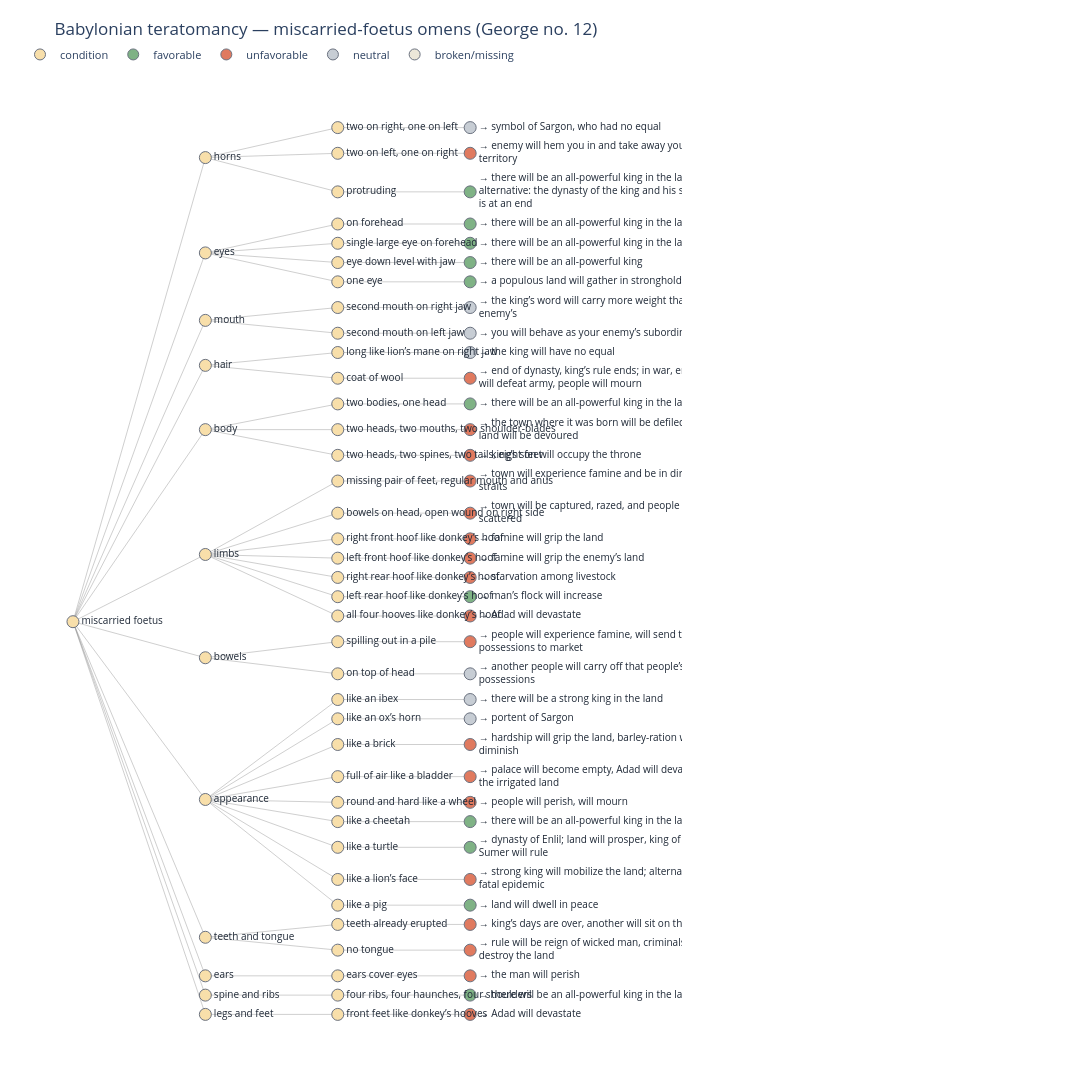

The cell this chart's notebook holds for it:
### Code cell
# No. 12 — the miscarried-foetus tree: the DIRECT parallel to the Ugaritic sheep omens
Gf = build_omen_graph(foet["omen"], "miscarried foetus")
plot_interactive_tree(Gf, "Babylonian teratomancy — miscarried-foetus omens (George no. 12)")

### Figure 1 — Plotly figure (JSON) as saved in the notebook; plotly's stock layout.template omitted (floating-point values rounded to 4 significant figures; data arrays with more than 128 entries replaced by an {"elided": "..."} marker saying what was removed)
{"data": [{"hoverinfo": "skip", "line": {"color": "rgba(150,150,150,0.45)", "width": 1}, "mode": "lines", "showlegend": false, "type": "scatter", "x": {"elided": "258 int values"}, "y": {"elided": "258 float values"}}, {"hovertemplate": "%{hovertext}<extra></extra>", "hovertext": ["miscarried foetus", "horns", "two on right, one on left", "→ symbol of Sargon, who had no equal", "two on left, one on right", "→ enemy will hem you in and take away your territory", "protruding", "→ there will be an all-powerful king in the land; alternative: the dynasty of the king and his sons is at an end", "eyes", "on forehead", "→ there will be an all-powerful king in the land", "single large eye on forehead", "→ there will be an all-powerful king in the land", "eye down level with jaw", "→ there will be an all-powerful king", "one eye", "→ a populous land will gather in strongholds", "mouth", "second mouth on right jaw", "→ the king’s word will carry more weight than his enemy’s", "second mouth on left jaw", "→ you will behave as your enemy’s subordinate", "hair", "long like lion’s mane on right jaw", "→ the king will have no equal", "coat of wool", "→ end of dynasty, king’s rule ends; in war, enemy will defeat army, people will mourn", "body", "two bodies, one head", "→ there will be an all-powerful king in the land", "two heads, two mouths, two shoulder-blades", "→ the town where it was born will be defiled, the land will be devoured", "two heads, two spines, two tails, eight feet", "→ king’s son will occupy the throne", "limbs", "missing pair of feet, regular mouth and anus", "→ town will experience famine and be in dire straits", "bowels on head, open wound on right side", "→ town will be captured, razed, and people scattered", "right front hoof like donkey’s hoof", "→ famine will grip the land", "left front hoof like donkey’s hoof", "→ famine will grip the enemy’s land", "right rear hoof like donkey’s hoof", "→ starvation among livestock", "left rear hoof like donkey’s hoof", "→ man’s flock will increase", "all four hooves like donkey’s hoof", "→ Adad will devastate", "bowels", "spilling out in a pile", "→ people will experience famine, will send their possessions to market", "on top of head", "→ another people will carry off that people’s possessions", "appearance", "like an ibex", "→ there will be a strong king in the land", "like an ox’s horn", "→ portent of Sargon", "like a brick", "→ hardship will grip the land, barley-ration will diminish", "full of air like a bladder", "→ palace will become empty, Adad will devastate the irrigated land", "round and hard like a wheel", "→ people will perish, will mourn", "like a cheetah", "→ there will be an all-powerful king in the land", "like a turtle", "→ dynasty of Enlil; land will prosper, king of Sumer will rule", "like a lion’s face", "→ strong king will mobilize the land; alternative: fatal epidemic", "like a pig", "→ land will dwell in peace", "teeth and tongue", "teeth already erupted", "→ king’s days are over, another will sit on throne", "no tongue", "→ rule will be reign of wicked man, criminals will destroy the land", "ears", "ears cover eyes", "→ the man will perish", "spine and ribs", "four ribs, four haunches, four shoulders", "→ there will be an all-powerful king in the land", "legs and feet", "front feet like donkey’s hooves", "→ Adad will devastate"], "marker": {"color": ["#f8dfaa", "#f8dfaa", "#f8dfaa", "#c7cdd4", "#f8dfaa", "#e07a5f", "#f8dfaa", "#7fb285", "#f8dfaa", "#f8dfaa", "#7fb285", "#f8dfaa", "#7fb285", "#f8dfaa", "#7fb285", "#f8dfaa", "#7fb285", "#f8dfaa", "#f8dfaa", "#c7cdd4", "#f8dfaa", "#c7cdd4", "#f8dfaa", "#f8dfaa", "#c7cdd4", "#f8dfaa", "#e07a5f", "#f8dfaa", "#f8dfaa", "#7fb285", "#f8dfaa", "#e07a5f", "#f8dfaa", "#e07a5f", "#f8dfaa", "#f8dfaa", "#e07a5f", "#f8dfaa", "#e07a5f", "#f8dfaa", "#e07a5f", "#f8dfaa", "#e07a5f", "#f8dfaa", "#e07a5f", "#f8dfaa", "#7fb285", "#f8dfaa", "#e07a5f", "#f8dfaa", "#f8dfaa", "#e07a5f", "#f8dfaa", "#c7cdd4", "#f8dfaa", "#f8dfaa", "#c7cdd4", "#f8dfaa", "#c7cdd4", "#f8dfaa", "#e07a5f", "#f8dfaa", "#e07a5f", "#f8dfaa", "#e07a5f", "#f8dfaa", "#7fb285", "#f8dfaa", "#7fb285", "#f8dfaa", "#e07a5f", "#f8dfaa", "#7fb285", "#f8dfaa", "#f8dfaa", "#e07a5f", "#f8dfaa", "#e07a5f", "#f8dfaa", "#f8dfaa", "#e07a5f", "#f8dfaa", "#f8dfaa", "#7fb285", "#f8dfaa", "#f8dfaa", "#e07a5f"], "line": {"color": "#6b7280", "width": 1}, "size": 12}, "mode": "markers+text", "showlegend": false, "text": ["miscarried foetus", "horns", "two on right, one on left", "→ symbol of Sargon, who had no equal", "two on left, one on right", "→ enemy will hem you in and take away your<br>territory", "protruding", "→ there will be an all-powerful king in the land;<br>alternative: the dynasty of the king and his sons<br>is at an end", "eyes", "on forehead", "→ there will be an all-powerful king in the land", "single large eye on forehead", "→ there will be an all-powerful king in the land", "eye down level with jaw", "→ there will be an all-powerful king", "one eye", "→ a populous land will gather in strongholds", "mouth", "second mouth on right jaw", "→ the king’s word will carry more weight than his<br>enemy’s", "second mouth on left jaw", "→ you will behave as your enemy’s subordinate", "hair", "long like lion’s mane on right jaw", "→ the king will have no equal", "coat of wool", "→ end of dynasty, king’s rule ends; in war, enemy<br>will defeat army, people will mourn", "body", "two bodies, one head", "→ there will be an all-powerful king in the land", "two heads, two mouths, two shoulder-blades", "→ the town where it was born will be defiled, the<br>land will be devoured", "two heads, two spines, two tails, eight feet", "→ king’s son will occupy the throne", "limbs", "missing pair of feet, regular mouth and anus", "→ town will experience famine and be in dire<br>straits", "bowels on head, open wound on right side", "→ town will be captured, razed, and people<br>scattered", "right front hoof like donkey’s hoof", "→ famine will grip the land", "left front hoof like donkey’s hoof", "→ famine will grip the enemy’s land", "right rear hoof like donkey’s hoof", "→ starvation among livestock", "left rear hoof like donkey’s hoof", "→ man’s flock will increase", "all four hooves like donkey’s hoof", "→ Adad will devastate", "bowels", "spilling out in a pile", "→ people will experience famine, will send their<br>possessions to market", "on top of head", "→ another people will carry off that people’s<br>possessions", "appearance", "like an ibex", "→ there will be a strong king in the land", "like an ox’s horn", "→ portent of Sargon", "like a brick", "→ hardship will grip the land, barley-ration will<br>diminish", "full of air like a bladder", "→ palace will become empty, Adad will devastate<br>the irrigated land", "round and hard like a wheel", "→ people will perish, will mourn", "like a cheetah", "→ there will be an all-powerful king in the land", "like a turtle", "→ dynasty of Enlil; land will prosper, king of<br>Sumer will rule", "like a lion’s face", "→ strong king will mobilize the land; alternative:<br>fatal epidemic", "like a pig", "→ land will dwell in peace", "teeth and tongue", "teeth already erupted", "→ king’s days are over, another will sit on throne", "no tongue", "→ rule will be reign of wicked man, criminals will<br>destroy the land", "ears", "ears cover eyes", "→ the man will perish", "spine and ribs", "four ribs, four haunches, four shoulders", "→ there will be an all-powerful king in the land", "legs and feet", "front feet like donkey’s hooves", "→ Adad will devastate"], "textfont": {"color": "#1f2937", "size": 10}, "textposition": "middle right", "type": "scatter", "x": [0, 1, 2, 3, 2, 3, 2, 3, 1, 2, 3, 2, 3, 2, 3, 2, 3, 1, 2, 3, 2, 3, 1, 2, 3, 2, 3, 1, 2, 3, 2, 3, 2, 3, 1, 2, 3, 2, 3, 2, 3, 2, 3, 2, 3, 2, 3, 2, 3, 1, 2, 3, 2, 3, 1, 2, 3, 2, 3, 2, 3, 2, 3, 2, 3, 2, 3, 2, 3, 2, 3, 2, 3, 1, 2, 3, 2, 3, 1, 2, 3, 1, 2, 3, 1, 2, 3], "y": [-38.44, -2.333, 0, 0, -2, -2, -5, -5, -9.75, -7.5, -7.5, -9, -9, -10.5, -10.5, -12, -12, -15, -14, -14, -16, -16, -18.5, -17.5, -17.5, -19.5, -19.5, -23.5, -21.5, -21.5, -23.5, -23.5, -25.5, -25.5, -33.21, -27.5, -27.5, -30, -30, -32, -32, -33.5, -33.5, -35, -35, -36.5, -36.5, -38, -38, -41.25, -40, -40, -42.5, -42.5, -52.28, -44.5, -44.5, -46, -46, -48, -48, -50.5, -50.5, -52.5, -52.5, -54, -54, -56, -56, -58.5, -58.5, -60.5, -60.5, -63, -62, -62, -64, -64, -66, -66, -66, -67.5, -67.5, -67.5, -69, -69, -69]}, {"marker": {"color": "#f8dfaa", "line": {"color": "#6b7280", "width": 1}, "size": 11}, "mode": "markers", "name": "condition", "type": "scatter", "x": [null], "y": [null]}, {"marker": {"color": "#7fb285", "line": {"color": "#6b7280", "width": 1}, "size": 11}, "mode": "markers", "name": "favorable", "type": "scatter", "x": [null], "y": [null]}, {"marker": {"color": "#e07a5f", "line": {"color": "#6b7280", "width": 1}, "size": 11}, "mode": "markers", "name": "unfavorable", "type": "scatter", "x": [null], "y": [null]}, {"marker": {"color": "#c7cdd4", "line": {"color": "#6b7280", "width": 1}, "size": 11}, "mode": "markers", "name": "neutral", "type": "scatter", "x": [null], "y": [null]}, {"marker": {"color": "#ece7d9", "line": {"color": "#6b7280", "width": 1}, "size": 11}, "mode": "markers", "name": "broken/missing", "type": "scatter", "x": [null], "y": [null]}], "layout": {"dragmode": "pan", "height": 1460.0, "legend": {"font": {"size": 11}, "orientation": "h", "x": 0, "y": 1.03}, "margin": {"b": 20, "l": 20, "r": 410, "t": 70}, "paper_bgcolor": "white", "plot_bgcolor": "white", "title": {"text": "Babylonian teratomancy — miscarried-foetus omens (George no. 12)"}, "width": 1630, "xaxis": {"range": [-0.4, 4.6], "visible": false}, "yaxis": {"visible": false}}}
